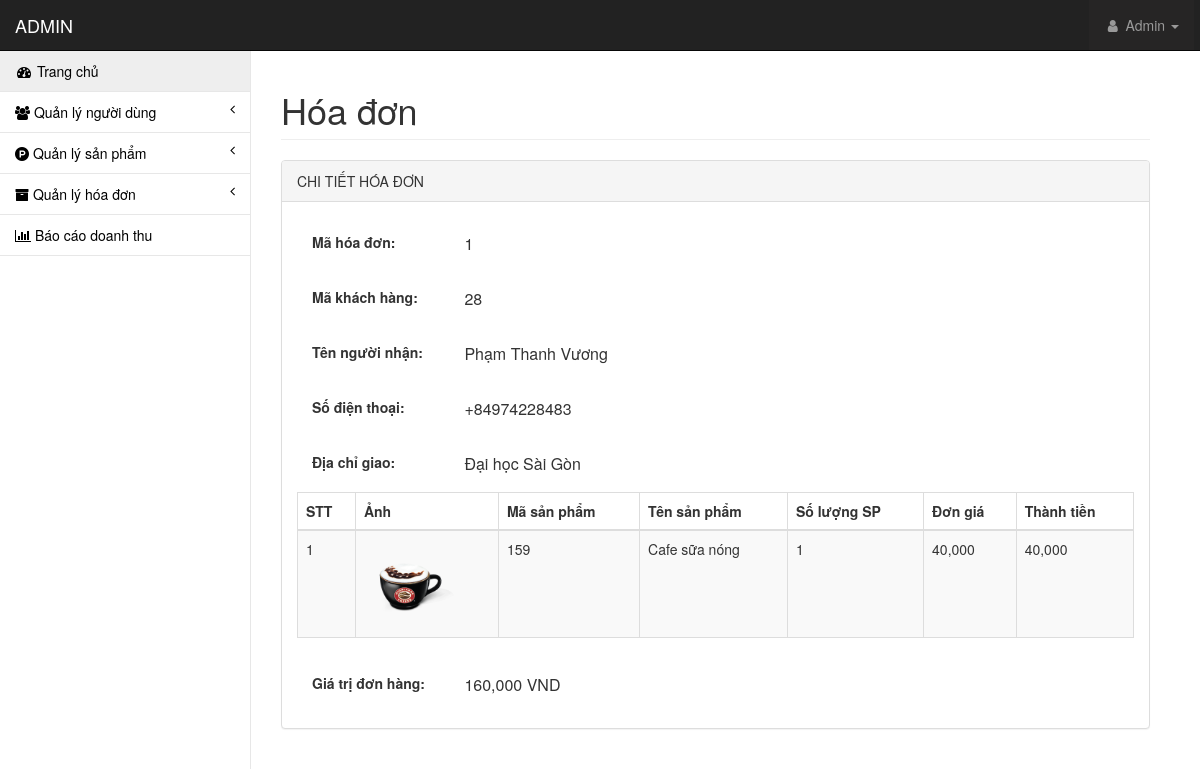
Page /admin/pages/chitiethoadon.php?maHoaDon=1 (signed in) on the committed database.
### tables this page shows
CREATE TABLE `tbl_chitiethoadon` (
  `idHD` int(11) NOT NULL,
  `maHoaDon` int(11) NOT NULL,
  `tenNguoiNhan` varchar(255) NOT NULL,
  `sdtKH` int(11) NOT NULL,
  `ghiChu` varchar(255) NOT NULL,
  `maSP` int(11) NOT NULL,
  `tenSP` varchar(255) NOT NULL,
  `product_size_id` int(11) NOT NULL,
  `mieuTaSP` varchar(255) NOT NULL,
  `hinhAnhSP` varchar(255) NOT NULL,
  `diachi` varchar(255) NOT NULL
);

CREATE TABLE `tbl_hoadon` (
  `maHoaDon` int(11) NOT NULL,
  `maKhachHang` int(11) NOT NULL,
  `ngayDat` date NOT NULL,
  `giaTriHD` int(11) NOT NULL
);

CREATE TABLE `tbl_product_size` (
  `id` int(11) NOT NULL,
  `maSanPham` int(11) NOT NULL,
  `size` varchar(50) NOT NULL,
  `giaSanPham` int(11) NOT NULL,
  `soLuongSanPham` int(11) NOT NULL
);

### admin/lib/database.php (called while the page is built, shortened)
<?php
Class Database{
   public $host   = DB_HOST;
   public $user   = DB_USER;
   public $pass   = DB_PASS;
   public $dbname = DB_NAME;
   public $link;
private function connectDB(){
   $this->link = new mysqli($this->host, $this->user, $this->pass,
    $this->dbname);
 }
public function select($query){
  $result = $this->link->query($query) or
   die($this->link->error.__LINE__);
  if($result->num_rows > 0){
    return $result;
  } else {
    return false;
  }
 }
}

### admin/classes/hoadon.php (called while the page is built, shortened)
<?php
require_once '../lib/database.php';
class hoadon
{
    private $db;
    public function __construct()
    {
        $this->db = new Database();
    }
    public function show_chitiethoadon($id)
    {
        $query = "SELECT hd.*, cthd.tenNguoiNhan, cthd.sdtKH, cthd.ghiChu, cthd.maSP, cthd.tenSP, cthd.product_size_id, cthd.mieuTaSP, cthd.hinhAnhSP, cthd.diachi, ps.giaSanPham
                  FROM tbl_hoadon hd
                  LEFT JOIN tbl_chitiethoadon cthd ON hd.maHoaDon = cthd.maHoaDon
                  LEFT JOIN tbl_product_size ps ON cthd.product_size_id = ps.id
                  WHERE hd.maHoaDon = '$id'";
        $result = $this->db->select($query);
        return $result;
    }
    public function show_chitiethoadon2($id)
    {
        $query = "SELECT cthd.*, ps.giaSanPham, COUNT(cthd.maSP) as soLuongSP
                  FROM tbl_chitiethoadon cthd
                  LEFT JOIN tbl_product_size ps ON cthd.product_size_id = ps.id
                  WHERE cthd.maHoaDon = '$id'
                  GROUP BY cthd.maSP, cthd.product_size_id";
        $result = $this->db->select($query);
        return $result;
    }
}
?>

### admin/pages/chitiethoadon.php (the view, shortened to what this page needs)
<?php
include 'header.php';
include_once '../classes/hoadon.php';
$hoadon = new hoadon();
if (!isset($_GET['maHoaDon']) || empty($_GET['maHoaDon'])) {
    echo "<script>window.location = 'orders.php'</script>";
} else {
    $id = $_GET['maHoaDon'];
    $infoHD = $hoadon->show_chitiethoadon($id);
    $infoHD2 = $hoadon->show_chitiethoadon2($id);
}
?>
<div id="page-wrapper">
    <div class="container-fluid">
        <div class="row">
            <div class="col-lg-12">
                <h1 class="page-header">Hóa đơn</h1>
            </div>
        </div>
        <div class="row">
            <div class="col-lg-12">
                <div class="panel panel-default">
                    <div class="panel-heading">CHI TIẾT HÓA ĐƠN</div>
                    <div class="panel-body">
                        <?php
                        if ($infoHD && $resultHD = $infoHD->fetch_assoc()) {
                        ?>
                            <form action="" method="POST" enctype="multipart/form-data" name="formUser">
                                <table style="width: 100%;">
                                    <tr>
                                        <td class="tabLabel"><label class="labelAddProduct">Mã hóa đơn: </label></td>
                                        <td><h5 style="font-size: 16px;"><?php echo $resultHD['maHoaDon']; ?></h5></td>
                                    </tr>
                                    <tr>
                                        <td class="tabLabel"><label class="labelAddProduct">Mã khách hàng: </label></td>
                                        <td><h5 style="font-size: 16px;"><?php echo $resultHD['maKhachHang']; ?></h5></td>
                                    </tr>
                                    <tr>
                                        <td class="tabLabel"><label class="labelAddProduct">Tên người nhận: </label></td>
                                        <td><h5 style="font-size: 16px;"><?php echo $resultHD['tenNguoiNhan']; ?></h5></td>
                                    </tr>
                                    <tr>
                                        <td class="tabLabel"><label class="labelAddProduct">Số điện thoại: </label></td>
                                        <td><h5 style="font-size: 16px;">+84<?php echo $resultHD['sdtKH']; ?></h5></td>
                                    </tr>
                                    <tr>
                                        <td class="tabLabel"><label class="labelAddProduct">Địa chỉ giao: </label></td>
                                        <td><h5 style="font-size: 16px;"><?php echo $resultHD['diachi']; ?></h5></td>
                                    </tr>
                                    <tr>
                                        <td colspan="2">
                                            <div class="table-responsive">
                                                <table class="table table-striped table-bordered table-hover" id="dataTables-example">
                                                    <thead>
                                                        <tr>
                                                            <th>STT</th>
                                                            <th>Ảnh</th>
                                                            <th>Mã sản phẩm</th>
                                                            <th>Tên sản phẩm</th>
                                                            <th>Số lượng SP</th>
                                                            <th>Đơn giá</th>
                                                            <th>Thành tiền</th>
                                                        </tr>
                                                    </thead>
                                                    <tbody>
                                                        <?php
                                                        if ($infoHD2) {
                                                            $i = 0;
                                                            while ($resultSPHD = $infoHD2->fetch_assoc()) {
                                                                $i++;
                                                                $thanhtien = $resultSPHD['soLuongSP'] * $resultSPHD['giaSanPham'];
                                                        ?>
                                                                <tr class="odd gradeX">
                                                                    <td><?php echo $i; ?></td>
                                                                    <td><img src="uploads/<?php echo $resultSPHD['hinhAnhSP']; ?>" width="90"></td>
                                                                    <td><?php echo $resultSPHD['maSP']; ?></td>
                                                                    <td><?php echo $resultSPHD['tenSP']; ?></td>
                                                                    <td><?php echo $resultSPHD['soLuongSP']; ?></td>
                                                                    <td><?php echo number_format($resultSPHD['giaSanPham']); ?></td>
                                                                    <td><?php echo number_format($thanhtien); ?></td>
                                                                </tr>
                                                        <?php
                                                            }
                                                        }
                                                        ?>
                                                    </tbody>
                                                </table>
                                            </div>
                                        </td>
                                    </tr>
                                    <tr>
                                        <td class="tabLabel"><label class="labelAddProduct">Giá trị đơn hàng: </label></td>
                                        <td><span style="font-size: 16px;"><?php echo number_format($resultHD['giaTriHD']); ?> VND</span></td>
                                    </tr>
                                </table>
                            </form>
                        <?php
                        } else {
                            echo "<p>Không tìm thấy hóa đơn!</p>";
                        }
                        ?>
                    </div>
                </div>
            </div>
        </div>
    </div>
</div>
</body>
</html>

### admin/css/style.css (style rules this page uses)
.labelAddProduct { font-size: 14px; padding: 15px; }
td.tabLabel { width: 20%; }
body { background: #f8f9fa; padding: 20px; }
.container-fluid { max-width: 1200px; margin: 0 auto; }

### admin/css/startmin.css (style rules this page uses)
body { background-color: #ffffff; }
#page-wrapper { padding-top: 30px; min-height: 534px; background-color: #fff; }
@media (min-width:768px) { #page-wrapper { position: inherit; margin-left: 230px; padding: 30px 15px 0 15px; border-left: 1px solid #e7e7e7; } }

### rows in the picture
tbl_chitiethoadon: maHoaDon.maHoaDon "1", maHoaDon.maKhachHang "28", tenNguoiNhan "Phạm Thanh Vương", sdtKH "974228483", diachi "Đại học Sài Gòn", hinhAnhSP (picture), maSP "159", tenSP "Cafe sữa nóng", soLuongSP "1", product_size.giaSanPham "40,000", thanhtien "40,000", maHoaDon.giaTriHD "160,000"

### other values in the picture
Session::get('tenNguoiQuanTri') "Admin"
